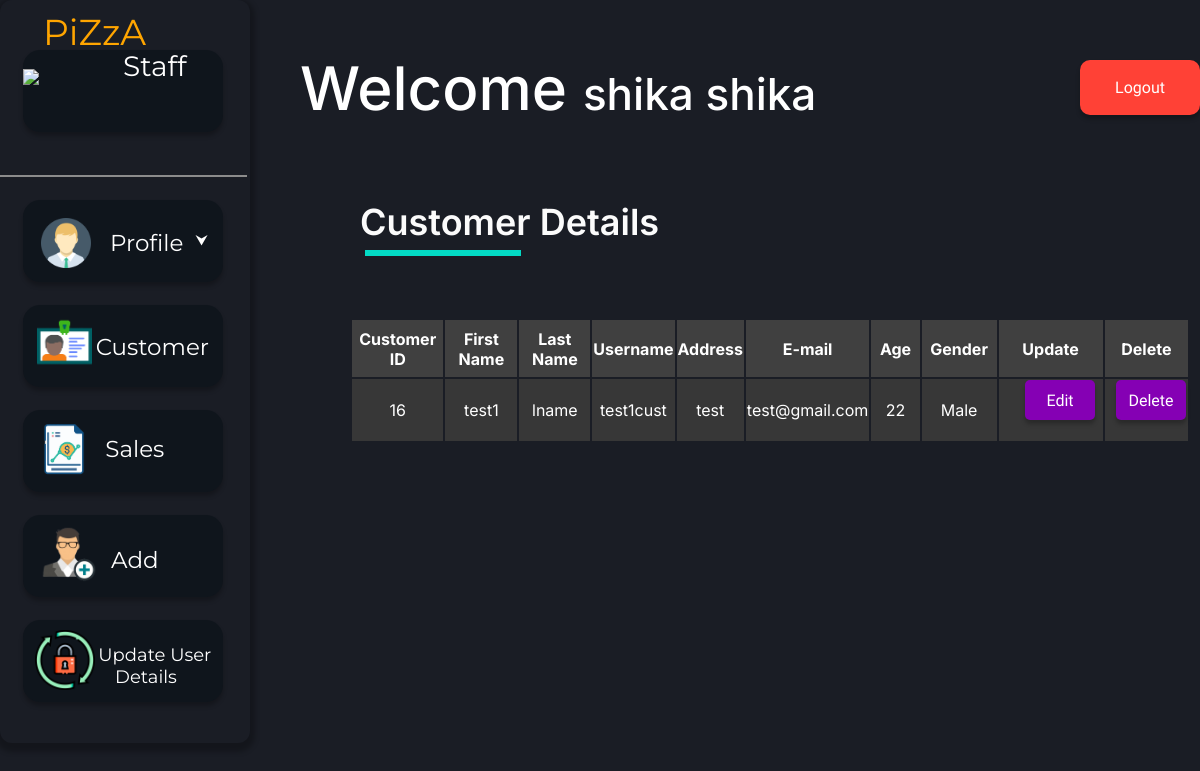
/staffView.php (signed in), run on the app's committed database.
### tables this page shows
CREATE TABLE `crm_customer` (
  `customer_id` int(11) NOT NULL,
  `fname` varchar(15) NOT NULL,
  `lname` varchar(15) NOT NULL,
  `username` varchar(20) NOT NULL,
  `mob` int(11) NOT NULL,
  `address` varchar(50) NOT NULL,
  `email` varchar(50) NOT NULL,
  `age` int(11) NOT NULL,
  `gender` varchar(6) NOT NULL
);

### staffView.php (the view, shortened to what this page needs)
<?php require_once('./phpFunc/connection/connect.php');
$sql = "SELECT * FROM crm_customer ORDER BY customer_id ASC";
mysqli_query($connection, $sql);
$result = mysqli_query($connection,$sql);
?>
<!DOCTYPE html>
<html>
<head>
        <link href="./styles/businessUser/main.css" rel="stylesheet">
        <link href="./styles/businessUser/add.css" rel="stylesheet">
</head>
<body>
<div>
<span class="wel-msg"><p>Welcome <span style="font-size:44px;"><?php echo $_SESSION["name"]; ?></span></p></span>
<span class="sub-head">Customer Details</span> <div class="sub-line"></div>
<span><a href="./phpFunc/functions/businessUser/logout.php"><button class="log_out-button">Logout</button> </a></span>
</div>
<div class="menu">
<div class="piza-staff"><img class="piza-logo" src="./assets/img/logo.png">
<span class="menu-text" style="color:orange;">PiZzA</span><br><span class="menu-text" style="font-size:28px; color:white; position:relative; left:100px; bottom:45px;">Staff</span>
</div>
 <div class="menu-line"></div>
<button class="pro-view">
      <img class="pro-avatar" src="./assets/img/pro_avatar.png">
      <span class="pro-text">Profile </span>
</button>
<button  class="cus-but">
      <img class="cus-logo" src="./assets/img/cus_det.png">
      <span class="cus-text">Customer</span>
</button>
<a href="./salesView.php"><button class="sales-but">
      <img class="sales-logo" src="./assets/img/sales.png">
      <span class="sales-text">Sales </span>
</button></a>
<button onclick="document.getElementById('addform').style.display='block'" class="add-but">
      <img class="add-logo" src="./assets/img/add_cus.png">
      <span class="add-text">Add </span>
</button>
<button class="up-but" onclick="document.getElementById('updatePwd').style.display='block'"  >
<img class="up-logo" src="./assets/img/pwd.png">
  <span class="up-text">Update User<br><span style="position:relative; left:23px;"> Details</span></span>
</button>
</div>
<table border="0" class="table_dec">
<tr bgcolor="#404040">
<th>Customer ID</th>
<th>First Name</th>
<th>Last Name</th>
<th>Username</th>
<th>Address</th>
<th>E-mail</th>
<th>&nbsp;&nbsp;Age&nbsp;&nbsp;</th>
<th>&nbsp;&nbsp;Gender&nbsp;&nbsp;</th>
<th>Update</th>
<th>Delete</th>
</tr>
<?php
while ($row = mysqli_fetch_assoc($result)) {
    echo "
        <tr bgcolor='#373737'>
            <td>" . $row['customer_id'] . "</td>
            <td>" . $row['fname'] . "</td>
            <td>" . $row['lname'] . "</td>
            <td>" . $row['username'] . "</td>
            <td>" . $row['address'] . "</td>
            <td>" . $row['email'] . "</td>
            <td>" . $row['age'] . "</td>
            <td>" . $row['gender'] . "</td>
            <td>&nbsp;&nbsp;&nbsp;&nbsp;<a href='./phpFunc/functions/businessUser/update.php?customer_id=".$row['customer_id']."'><button class='edit-button' role='button'>Edit</button> </a>&nbsp;&nbsp;&nbsp;&nbsp;</td>
            <td>&nbsp;
                <button class='edit-button' onclick=\"if(confirm('Warning!\\n \\n &nbsp;&nbsp;&nbsp;&nbsp;&nbsp;&nbsp;&nbsp;&nbsp;&nbsp;&nbsp;Are you sure you want to delete this customer:&nbsp;".$row['fname']."')) {
              window.location='./phpFunc/functions/businessUser/delete.php?customer_id=".$row['customer_id']."';
          } else {
              window.location='./salesView.php';
          }\">Delete</button>
            &nbsp;</td>
        </tr>";
}
?>
</table>
</body>
</html>

### data on the page
crm_customer: customer_id "16", fname "test1", lname "lname", username "test1cust", address "test", email "test@gmail.com", age "22", gender "Male"

### other printed values
$_SESSION["name"] "shika shika"
